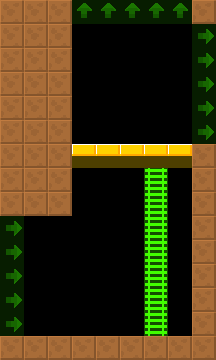

A level layout from a 2D game, rendered from its tile map. Below: a short description, then the map file with tile-grid data replaced by summaries:
An orthogonal 9x15 tile map with 24x24 px tiles, 2 tile layers (col, lnk), 2 tilesets and 1 object (TimedDoor).

<map version="1.4" tiledversion="1.4.2" orientation="orthogonal" renderorder="right-down" width="9" height="15" tilewidth="24" tileheight="24" infinite="0" nextlayerid="4" nextobjectid="8">
 <tileset firstgid="6" source="../../lnk.tsx" />
 <tileset firstgid="1" source="../../col.tsx" />
 <layer id="1" name="col" width="9" height="15">
  <data>[135 cells, 57 non-empty, 3 distinct tile ids]</data>
 </layer>
 <layer id="2" name="lnk" width="9" height="15" opacity="0.5">
  <data>[135 cells, 15 non-empty, 2 distinct tile ids]</data>
 </layer>
 <objectgroup id="3" name="markers" opacity="0.5">
  <object id="1" name="TimedDoor" type="TimedDoor" x="48" y="312" width="24" height="24">
   <properties>
    <property name="yr" value="0" />
    <property name="xr" value="0" />
   </properties>
  </object>
 </objectgroup>
</map>
